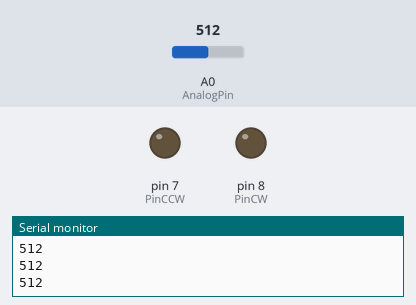
This sketch was run on a simulated Arduino Uno, built with avr-gcc and run on an emulated ATmega328P. Shown: output pins drawn as LEDs (lit = HIGH), the last lines printed to the serial monitor. Inputs (shaded band) come from the test bench; at power-on: A0 (AnalogPin) = 512.

Above: at 1.2 s.
1.3 s: A0 (AnalogPin) set to 472
2.8 s: A0 (AnalogPin) set to 447
At 4.0 s:
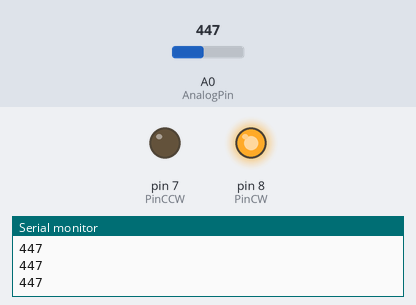
4.3 s: A0 (AnalogPin) set to 498
5.8 s: A0 (AnalogPin) set to 529
At 6.3 s:
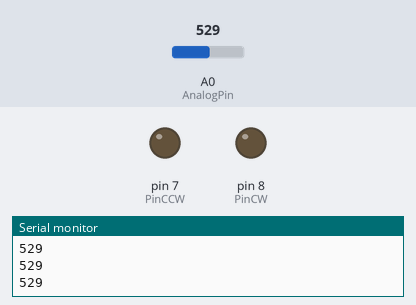
7.3 s: A0 (AnalogPin) set to 546
8.8 s: A0 (AnalogPin) set to 579
At 9.9 s:
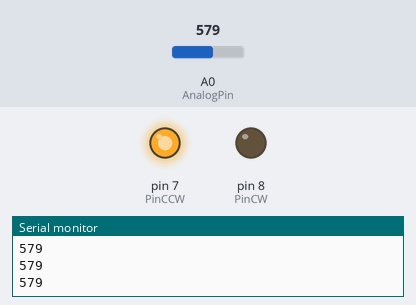
Timing chart, 0 to 11.3 s (numbered marks = the images above; inputs shaded):
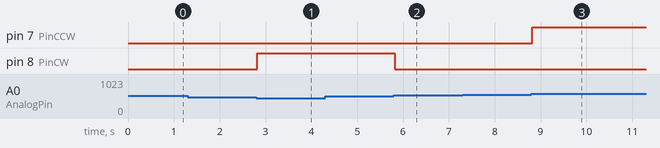

Measured:
- the behaviour switches between 462 and 461 on A0 (AnalogPin) (found by bisection; images 0 and 1)
- the behaviour switches between 511 and 512 on A0 (AnalogPin) (found by bisection; images 1 and 2)
- the behaviour switches between 562 and 563 on A0 (AnalogPin) (found by bisection; images 2 and 3)
- after the input at 2.8 s, pin 8 (PinCW): LOW → HIGH at once
- after the input at 5.8 s, pin 8 (PinCW): HIGH → LOW at once
- after the input at 8.8 s, pin 7 (PinCCW): LOW → HIGH at once

The sketch:

solsellehoved.ino
```cpp
const int  tolerance = 50;
int PinCCW = 7;
int PinCW = 8;
int AnalogPin = A0;
int x = 0;
void setup() {
  // put your setup code here, to run once:
  Serial.begin(9600);
  pinMode(PinCCW, OUTPUT);
  pinMode(PinCW, OUTPUT);
  digitalWrite(PinCW, LOW);
}


/*
hvis værdien er over 562 til højre
hvis under 462 til venstre
hvis i mellem ikke noget +
*/
int turn = 0;

void loop() {
  // put your main code here, to run repeatedly:
  x = analogRead(AnalogPin);
  Serial.println(x);
  delay(10);

  if(x > 562) {
    turn = 1;
    digitalWrite(PinCW, LOW);
    digitalWrite(PinCCW, HIGH);
  } else if (x < 462) {
    turn = 2;
    digitalWrite(PinCCW, LOW);
    digitalWrite(PinCW, HIGH);
  }

  if (turn == 1) {
    if (x <= 512) {
      turn = 0;
      digitalWrite(PinCCW, LOW);
    }
  } else if (turn == 2) {
    if (x >= 512) {
      turn = 0;
      digitalWrite(PinCW, LOW);
    }
  }
}
```
